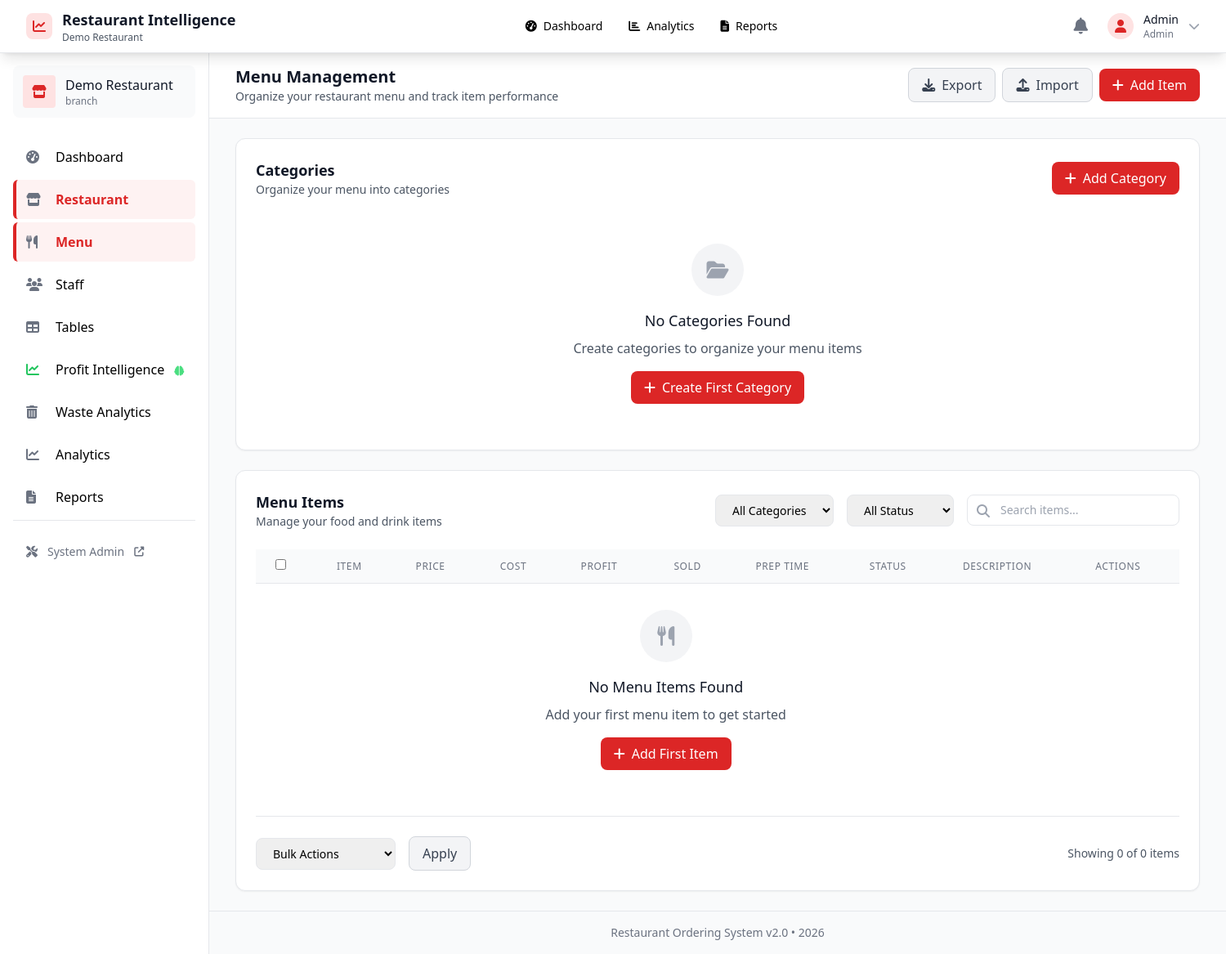
Page /restaurant-admin/menu/ (signed in) on the earlier database version.
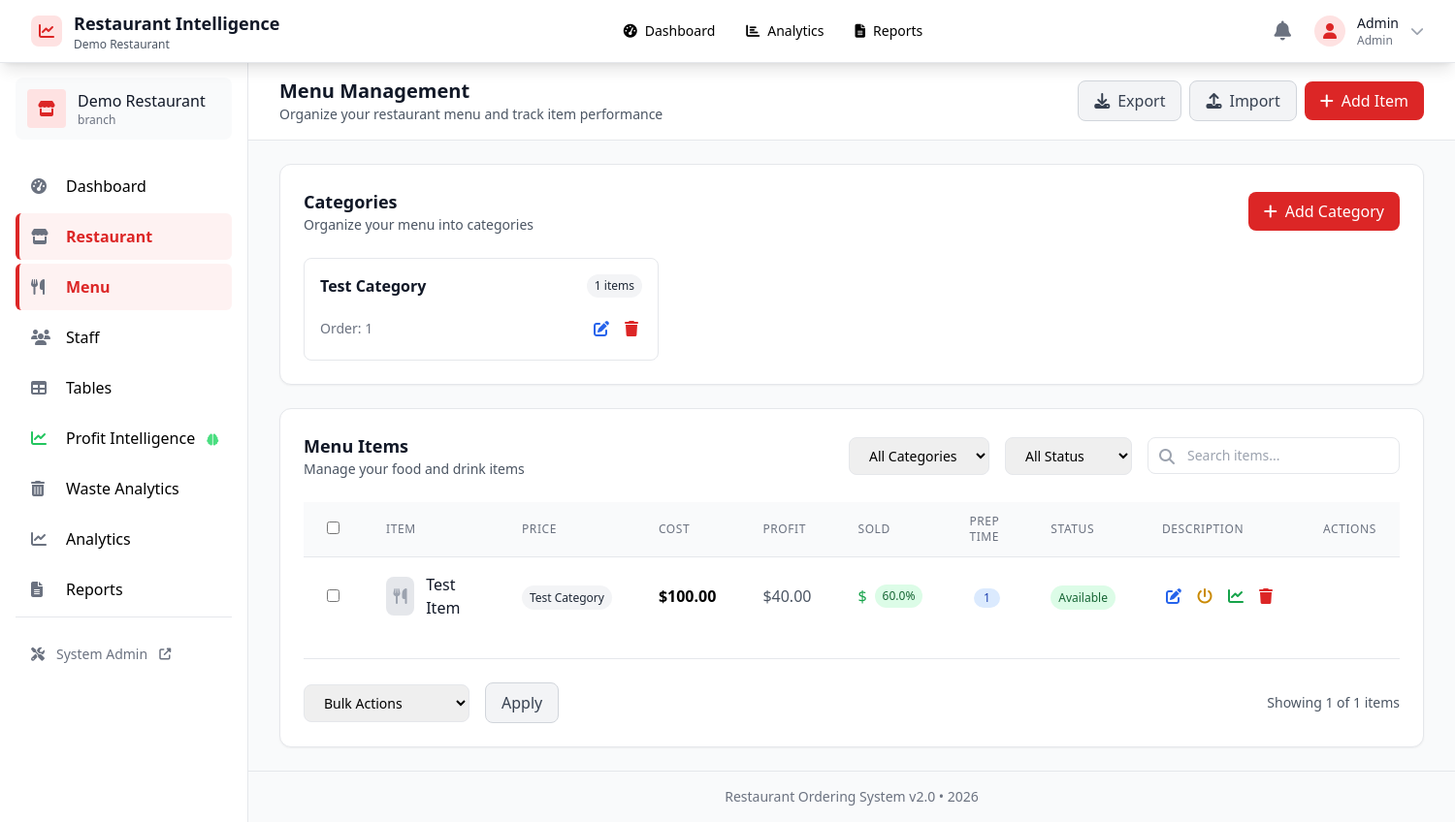
Same page on the later database version.
### menu/models.py (models this page shows, shortened)
class Category(models.Model):
    restaurant = models.ForeignKey(
        'restaurants.Restaurant', on_delete=models.CASCADE)
    name = models.CharField(max_length=255)
    description = models.TextField(blank=True)
    order_index = models.IntegerField(default=0)
    is_active = models.BooleanField(default=True)
    created_at = models.DateTimeField(auto_now_add=True)
    class Meta:
        ordering = ['order_index', 'name']
        verbose_name_plural = 'Categories'

class MenuItem(models.Model):
    category = models.ForeignKey(
        Category, on_delete=models.CASCADE, related_name='items')
    name = models.CharField(max_length=255)
    description = models.TextField(blank=True)
    price = models.DecimalField(
        max_digits=10,
        decimal_places=2,
        validators=[MinValueValidator(0)]
    )
    image = models.ImageField(upload_to='menu_items/', blank=True, null=True)
    preparation_time = models.IntegerField(
        default=15, help_text="Preparation time in minutes")
    cost_price = models.DecimalField(
        max_digits=10,
        decimal_places=2,
        default=0,
        validators=[MinValueValidator(0)],
        help_text="Ingredient cost per serving"
    )
    sold_count = models.IntegerField(default=0, help_text="Total units sold")
    last_sold = models.DateTimeField(null=True, blank=True)
    profit_margin = models.DecimalField(
        max_digits=5,
        decimal_places=2,
        default=0,
        help_text="Profit margin percentage (auto-calculated)"
    )
    total_revenue = models.DecimalField(
        max_digits=12,
        decimal_places=2,
        default=0,
        help_text="Total revenue generated"
    )
    total_profit = models.DecimalField(
        max_digits=12,
        decimal_places=2,
        default=0,
        help_text="Total profit generated"
    )
    is_available = models.BooleanField(default=True)
    created_at = models.DateTimeField(auto_now_add=True)
    updated_at = models.DateTimeField(auto_now=True)
    class Meta:
        ordering = ['name']
        indexes = [
            models.Index(fields=['sold_count']),
            models.Index(fields=['profit_margin']),
            models.Index(fields=['total_revenue']),
        ]

### admin_panel/views.py (the view)
# urls.py: path('menu/', views.admin_menu_management, name='admin-menu'),
@login_required
def admin_menu_management(request):
    user = request.user
    if user.role not in ['admin', 'manager']:
        return redirect('waiter-dashboard')
    restaurant = None
    if user.restaurant:
        restaurant = user.restaurant
    elif user.role == 'admin':
        restaurant = Restaurant.objects.first()
    categories = Category.objects.filter(
        restaurant=restaurant) if restaurant else []
    menu_items = MenuItem.objects.filter(
        category__restaurant=restaurant) if restaurant else []
    context = {
        'user': user,
        'restaurant': restaurant,
        'categories': categories,
        'menu_items': menu_items,
        'user_role': user.role,
    }
    return render(request, 'admin_panel/menu_management.html', context)

### admin_panel/templates/admin_panel/menu_management.html (shortened to what the changed rows need)
{% extends "admin_panel/admin_base.html" %}
{% load static %}
{% block page_title %}Menu Management{% endblock %}
{% block content %}
<div class="space-y-6">
    <div class="bg-white rounded-xl shadow-sm border p-6">
        <div class="flex justify-between items-center mb-6">
            <div>
                <h2 class="text-lg font-bold text-gray-900">Categories</h2>
            </div>
        </div>
        <div id="categories-container" class="grid grid-cols-1 md:grid-cols-2 lg:grid-cols-3 gap-4">
            {% for category in categories %}
            <div class="category-card border border-gray-200 rounded-lg p-4 hover:shadow-md transition-shadow">
                <div class="flex justify-between items-start mb-3">
                    <div>
                        <h3 class="font-bold text-gray-900">{{ category.name }}</h3>
                    </div>
                    <span class="px-2 py-1 text-xs font-medium bg-gray-100 text-gray-800 rounded-full">
                        {{ category.items.count }} items
                    </span>
                </div>
                <div class="flex items-center justify-between mt-4">
                    <div class="text-sm text-gray-500">
                        Order: {{ category.order_index }}
                    </div>
                    <div class="flex space-x-2">
                        <button onclick="editCategory({{ category.id }})"
                                class="text-blue-600 hover:text-blue-800 p-1">
                            <i class="fas fa-edit"></i>
                        </button>
                        <button onclick="deleteCategory({{ category.id }})"
                                class="text-red-600 hover:text-red-800 p-1">
                            <i class="fas fa-trash"></i>
                        </button>
                    </div>
                </div>
            </div>
            {% empty %}
            <div class="col-span-full text-center py-8">
                <div class="w-16 h-16 bg-gray-100 rounded-full flex items-center justify-center mx-auto mb-4">
                    <i class="fas fa-folder-open text-gray-400 text-2xl"></i>
                </div>
                <h3 class="text-lg font-medium text-gray-900 mb-2">No Categories Found</h3>
                <p class="text-gray-600 mb-4">Create categories to organize your menu items</p>
                <button onclick="openAddCategoryModal()" class="btn-primary">
                    <i class="fas fa-plus mr-2"></i>Create First Category
                </button>
            </div>
            {% endfor %}
        </div>
    </div>
    <div class="bg-white rounded-xl shadow-sm border p-6">
        <div class="flex justify-between items-center mb-6">
            <div>
                <h2 class="text-lg font-bold text-gray-900">Menu Items</h2>
            </div>
        </div>
        <div class="overflow-x-auto">
            <table class="min-w-full divide-y divide-gray-200">
                <thead class="bg-gray-50">
                    <tr>
                        <th class="px-6 py-3 text-left text-xs font-medium text-gray-500 uppercase tracking-wider">
                            <input type="checkbox" id="select-all-items" class="rounded">
                        </th>
                        <th class="px-6 py-3 text-left text-xs font-medium text-gray-500 uppercase tracking-wider">
                            Item
                        </th>
                        <th class="px-6 py-3 text-left text-xs font-medium text-gray-500 uppercase tracking-wider">
                            Price
                        </th>
                        <th class="px-6 py-3 text-left text-xs font-medium text-gray-500 uppercase tracking-wider">
                            Cost
                        </th>
                        <th class="px-6 py-3 text-left text-xs font-medium text-gray-500 uppercase tracking-wider">
                            Profit
                        </th>
                        <th class="px-6 py-3 text-left text-xs font-medium text-gray-500 uppercase tracking-wider">
                            Sold
                        </th>
                        <th class="px-6 py-3 text-left text-xs font-medium text-gray-500 uppercase tracking-wider">
                            Prep Time
                        </th>
                        <th class="px-6 py-3 text-left text-xs font-medium text-gray-500 uppercase tracking-wider">
                            Status
                        </th>
                        <th class="px-6 py-3 text-left text-xs font-medium text-gray-500 uppercase tracking-wider">
                            Description
                        </th>
                        <th class="px-6 py-3 text-left text-xs font-medium text-gray-500 uppercase tracking-wider">
                            Actions
                        </th>
                    </tr>
                </thead>
                <tbody id="menu-items-table" class="bg-white divide-y divide-gray-200">
                    {% for item in menu_items %}
                    <tr class="hover:bg-gray-50 transition-colors" data-category="{{ item.category.id }}" data-status="{{ item.is_available|yesno:'available,unavailable' }}">
                        <td class="px-6 py-4 whitespace-nowrap">
                            <input type="checkbox" class="item-checkbox rounded" value="{{ item.id }}">
                        </td>
                        <td class="px-6 py-4">
                            <div class="flex items-center">
                                {% if item.image %}
                                <img src="{{ item.image.url }}" alt="{{ item.name }}"
                                     class="w-10 h-10 rounded-lg object-cover mr-3">
                                {% else %}
                                <div class="w-10 h-10 bg-gray-200 rounded-lg flex items-center justify-center mr-3">
                                    <i class="fas fa-utensils text-gray-400"></i>
                                </div>
                                {% endif %}
                                <div>
                                    <div class="font-medium text-gray-900">{{ item.name }}</div>
                                </div>
                            </div>
                        </td>
                        <td class="px-6 py-4 whitespace-nowrap">
                            <span class="px-2 py-1 text-xs font-medium bg-gray-100 text-gray-800 rounded-full">
                                {{ item.category.name }}
                            </span>
                        </td>
                        <td class="px-6 py-4 whitespace-nowrap font-bold">
                            ${{ item.price|floatformat:2 }}
                        </td>
                        <td class="px-6 py-4 whitespace-nowrap text-gray-600">
                            {% if item.cost_price %}
                            ${{ item.cost_price|floatformat:2 }}
                            {% else %}
                            <span class="text-gray-400">Not set</span>
                            {% endif %}
                        </td>
                        <td class="px-6 py-4 whitespace-nowrap">
                            {% if item.cost_price and item.price > 0 %}
                            {% with profit=item.price|floatformat:2|add:"-"|add:item.cost_price|floatformat:2 %}
                            {% with margin=item.profit_margin|default:0 %}
                            <div class="flex items-center space-x-2">
                                <span class="font-medium {% if margin >= 50 %}text-green-600{% elif margin >= 30 %}text-yellow-600{% else %}text-red-600{% endif %}">
                                    ${{ profit }}
                                </span>
                                <span class="text-xs px-2 py-1 rounded-full {% if margin >= 50 %}bg-green-100 text-green-800{% elif margin >= 30 %}bg-yellow-100 text-yellow-800{% else %}bg-red-100 text-red-800{% endif %}">
                                    {{ margin|floatformat:1 }}%
                                </span>
                            </div>
                            {% endwith %}
                            {% endwith %}
                            {% else %}
                            <span class="text-gray-400">-</span>
                            {% endif %}
                        </td>
                        <td class="px-6 py-4 whitespace-nowrap text-center">
                            <span class="inline-flex items-center px-2.5 py-0.5 rounded-full text-xs font-medium bg-blue-100 text-blue-800">
                                {{ item.sold_count|default:0 }}
                            </span>
                        </td>
                        <td class="px-6 py-4 whitespace-nowrap">
                            <span class="px-2 py-1 text-xs rounded-full {% if item.is_available %}bg-green-100 text-green-800{% else %}bg-red-100 text-red-800{% endif %}">
                                {{ item.is_available|yesno:"Available,Unavailable" }}
                            </span>
                        </td>
                        <td class="px-6 py-4 whitespace-nowrap">
                            <div class="flex space-x-2">
                                <button onclick="editMenuItem({{ item.id }})"
                                        class="text-blue-600 hover:text-blue-800 p-1"
                                        title="Edit">
                                    <i class="fas fa-edit"></i>
                                </button>
                                <button onclick="toggleItemStatus({{ item.id }})"
                                        class="text-yellow-600 hover:text-yellow-800 p-1"
                                        title="{{ item.is_available|yesno:'Disable,Enable' }}">
                                    <i class="fas fa-power-off"></i>
                                </button>
                                <button onclick="viewItemPerformance({{ item.id }})"
                                        class="text-green-600 hover:text-green-800 p-1"
                                        title="Performance">
                                    <i class="fas fa-chart-line"></i>
                                </button>
                                <button onclick="deleteMenuItem({{ item.id }})"
                                        class="text-red-600 hover:text-red-800 p-1"
                                        title="Delete">
                                    <i class="fas fa-trash"></i>
                                </button>
                            </div>
                        </td>
                    </tr>
                    {% empty %}
                    <tr>
                        <td colspan="9" class="px-6 py-8 text-center">
                            <div class="w-16 h-16 bg-gray-100 rounded-full flex items-center justify-center mx-auto mb-4">
                                <i class="fas fa-utensils text-gray-400 text-2xl"></i>
                            </div>
                            <h3 class="text-lg font-medium text-gray-900 mb-2">No Menu Items Found</h3>
                            <p class="text-gray-600 mb-4">Add your first menu item to get started</p>
                            <button onclick="openAddItemModal()" class="btn-primary">
                                <i class="fas fa-plus mr-2"></i>Add First Item
                            </button>
                        </td>
                    </tr>
                    {% endfor %}
                </tbody>
            </table>
        </div>
        <div class="mt-6 pt-6 border-t border-gray-200">
            <div class="flex items-center justify-between">
                <div class="flex items-center space-x-4">
                    <select id="bulk-action" class="border rounded-lg px-4 py-2 text-sm focus:outline-none focus:ring-2 focus:ring-red-500">
                    </select>
                    <button onclick="applyBulkAction()" class="btn-secondary">
                    </button>
                </div>
                <div class="text-sm text-gray-600">
                    Showing {{ menu_items|length }} of {{ menu_items|length }} items
                </div>
            </div>
        </div>
    </div>
</div>
{% endblock %}

Differences in the rows shown:
added Category: name "Test Category", items.count "1", order_index "1"
added MenuItem: name "Test Item", category.name "Test Category", price "100.00", cost_price "40.00", profit_margin "60.0", sold_count "1", is_available "Available"
Other differences:
{{ menu_items|length }}: "0" → "1"
text no longer shown: "No Categories Found Create categories to organize your menu items Create First Category No Menu Items Found Add your first menu item to get started Add First Item"
